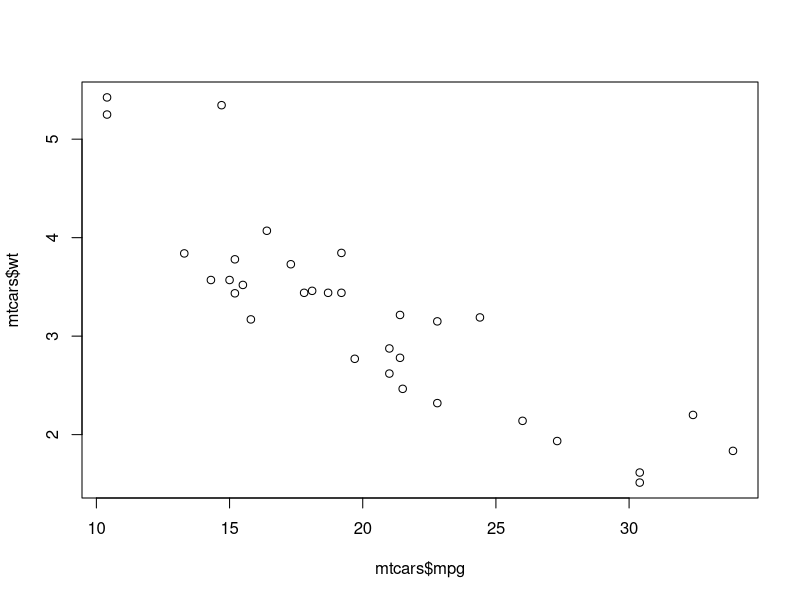

This chart was generated by the following R code:
x <- c(0.18, -1.54, 0.42, 0.95)
w <- c(2, 1, 3, 1)
u <- c(0.0025, 0.1471, 1.077, 0.300) 
#minimize u for
sum(w*(x-u[1])^2) #etc.

x <- c(0.8, 0.47, 0.51, 0.73, 0.36, 0.58, 0.57, 0.85, 0.44, 0.42)
y <- c(1.39, 0.72, 1.55, 0.48, 1.19, -1.59, 1.23, -0.65, 1.49, 0.05)
lm(x~y - 1)

data(mtcars)
plot(mtcars$mpg,mtcars$wt)
lm(mtcars$mpg~mtcars$wt)

x <- c(8.58, 10.46, 9.01, 9.64, 8.86)
y <- (x - mean(x)) / sd(x)


x <- c(0.8, 0.47, 0.51, 0.73, 0.36, 0.58, 0.57, 0.85, 0.44, 0.42)
y <- c(1.39, 0.72, 1.55, 0.48, 1.19, -1.59, 1.23, -0.65, 1.49, 0.05)
lm(formula = y ~ x)
